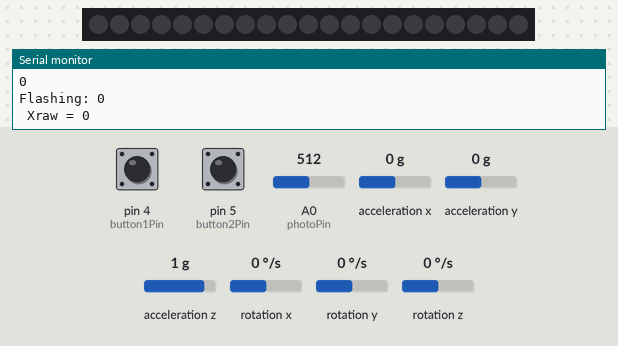
A sketch run on a simulated Arduino Uno, built with avr-gcc and run on an emulated ATmega328P. Parts: 21 RGB LEDs in strip order, left to right, the last lines printed to the serial monitor. The test bench sets the inputs (shaded band); at power-on: pin 4 (button1Pin) HIGH, A0 (photoPin) = 512, pin 5 (button2Pin) HIGH, acceleration x 0 g, acceleration y 0 g, acceleration z 1 g, rotation x 0 °/s, rotation y 0 °/s, rotation z 0 °/s. Dim RGB values are drawn brighter than linear.

Above: at 1.2 s.
1.3 s: pin 4 (button1Pin) pulled LOW for 0.5 s
At 2.1 s:
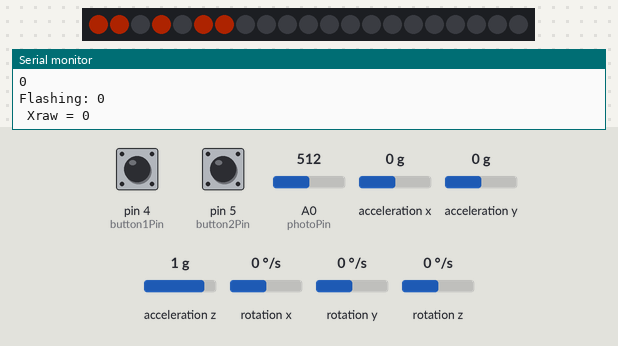
4.8 s: A0 (photoPin) set to 415
7.5 s: A0 (photoPin) set to 386
At 9.9 s:
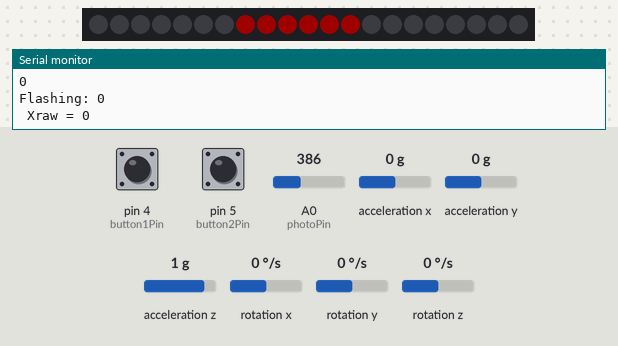
10.2 s: pin 5 (button2Pin) pulled LOW for 0.5 s
At 10.7 s:
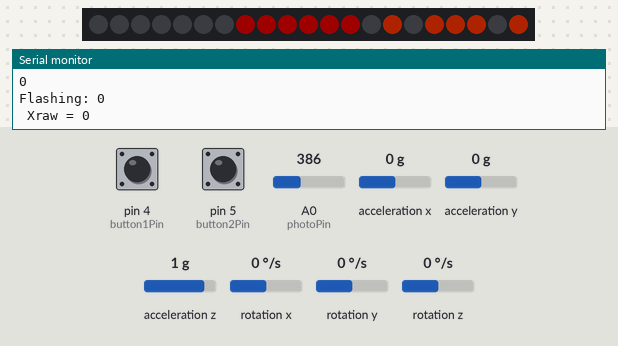
12.6 s: pin 4 (button1Pin) pulled LOW for 3.2 s
At 15.2 s:
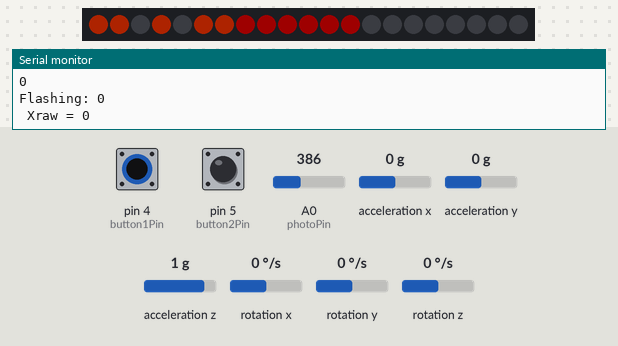
17.3 s: A0 (photoPin) set to 716
At 22.8 s:
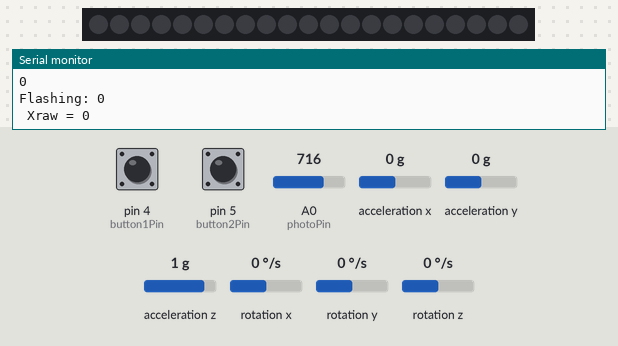
Timing chart, 0 to 23.3 s (numbered marks = the images above; inputs shaded):
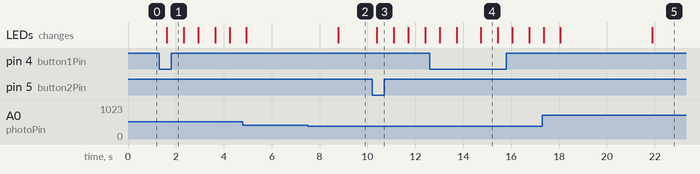

The sketch:

main.ino
```cpp
#include <Adafruit_NeoPixel.h>
#include <Wire.h>
#include <MPU6050.h>

MPU6050 mpu;

bool moving = false;
bool breaking = false;

int accelCount = 0;


const int button1Pin = 4;
const int button2Pin = 5;

int leftState = 0;
int rightState = 0;

bool flashOn = false;
bool flashing = false;

int flashCount = 0;


const int photoCal = 400;  // Calibration value for photoresistor
const int ledOnDelay = 3;
const int ledOffDelay = 10;
const int photoPin = 0;

bool tailLight = false;
int photoCounter = 0;


const int PIXELPIN = 2;   // input pin Neopixel is attached to
const int NUMPIXELS = 21; // number of neopixels in strip

Adafruit_NeoPixel pixels = Adafruit_NeoPixel(NUMPIXELS, PIXELPIN, NEO_GRB + NEO_KHZ800);

int allPixels[NUMPIXELS] = {1, 1, 1, 1, 1, 1, 1, 1, 1, 1, 1, 1, 1, 1, 1, 1, 1, 1, 1, 1, 1};
int leftArrow[NUMPIXELS] = {1, 1, 0, 1, 0, 1, 1, 0, 0, 0, 0, 0, 0, 0, 0 ,0 ,0 ,0 ,0 ,0 ,0};
int rightArrow[NUMPIXELS] = {0, 0, 0, 0, 0, 0, 0, 0, 0, 0, 0, 0, 0, 0, 1, 0, 1, 1, 1, 0, 1};

int midLight[NUMPIXELS] = {0, 0, 0, 0, 0, 0, 0, 1, 1, 1, 1, 1, 1, 1, 0, 0, 0, 0, 0, 0, 0};
int midCircle[NUMPIXELS] = {0, 0, 0, 0, 0, 0, 0, 1, 1, 1, 1, 1, 1, 0, 0, 0, 0, 0, 0, 0, 0};

int sides[NUMPIXELS] = {1, 1, 1, 1, 1, 1, 1, 0, 0, 0, 0, 0, 0, 0, 1, 1, 1, 1, 1, 1, 1};

bool leftFlash = false;
bool rightFlash = false;
int breakLightCount = 0;


void setup() {
  Serial.begin(115200);
  Serial.setTimeout(1);
  Serial.println("Serial conection started, waiting for instructions...");
  pixels.begin();
  setColor(0, 0, 0, allPixels, false);

  // Initialize MPU6050
  Serial.println("Initialize MPU6050");
  while(!mpu.begin(MPU6050_SCALE_2000DPS, MPU6050_RANGE_2G))
  {
    Serial.println("Could not find a valid MPU6050 sensor, check wiring!");
    delay(500);
  }
  mpu.calibrateGyro();
  mpu.setThreshold(3);

  pinMode(button1Pin, INPUT_PULLUP);
  pinMode(button2Pin, INPUT_PULLUP);
}

void loop() {
  Vector rawGyro = mpu.readRawGyro();
  int xGyr = rawGyro.XAxis;
  int photoValue = analogRead(photoPin);
  leftState = !digitalRead(button1Pin);
  rightState = !digitalRead(button2Pin);
  // leftFlash = leftState;
  // rightFlash = rightState;
  Serial.println(photoValue);
  Serial.println(photoCounter);
  Serial.print("Flashing: ");
  Serial.println(flashing);

  if ((leftState || rightState) && !flashing){
    flashing = true;
  }

  if (flashing){
    if (!leftFlash && !rightFlash){
      if (leftState){
        leftFlash = true;
      }
      if (rightState){
        rightFlash = true;
      }
    }
    flashCount++;
  }

  if (flashCount > 6){
    leftFlash = false;
    rightFlash = false;
    flashing = false;
    flashCount = 0;
  }

  if ((photoValue < photoCal) && (!tailLight || photoCounter > 0)){
    photoCounter--;
  }
  else if ((photoValue > photoCal) && (tailLight || photoCounter < 0)){
    photoCounter++;
  }

  if (photoCounter < ledOnDelay*-1){
    photoCounter = 0;
    tailLight = true;
  }
  else if (photoCounter > ledOffDelay){
    photoCounter = 0;
    tailLight = false;
  }
  if (tailLight && !breaking){
    setColor(30, 0, 0, midCircle, false);
  }
  else if (!breaking){
    setColor(0, 0, 0, midLight, false);
  }

  if (rightFlash && !flashOn){
      setColor(50, 10, 0, rightArrow, false);
      flashOn = true;
      delay(300);
  }

  else if (leftFlash && !flashOn){
    setColor(50, 10, 0, leftArrow, false);
    flashOn = true;
    delay(300);
  }

  else if ((rightFlash || leftFlash) && flashOn){
    setColor(0, 0, 0, sides, false);
    flashOn = false;
    delay(200);
  }

  if (breaking){
    setColor(255, 0, 0, midLight, false);
    breakLightCount++;
  }
  if (breaking && breakLightCount > 7){
    breakLightCount = 0;
    breaking = false;
    setColor(0, 0, 0, midLight, false);
  }

  if ((xGyr > 1000 || xGyr < -1000) && !moving && !breaking){
    accelCount++;
  }

  else if (xGyr < 1000 && xGyr > -1000 && moving && !breaking){
    accelCount --;
  }

  if (accelCount >= 3 && !breaking){
    moving = true;
    accelCount = 0;
  }

  if (accelCount <= -2){
    moving = false;
    breaking = true;
    accelCount = 0;
  }

  Serial.print(" Xraw = ");
  Serial.println(xGyr);

  delay(400);
}


void setColor(int r, int g, int b, int onPixels[NUMPIXELS], bool offOthers){

  if (offOthers){
    for (int i=0; i< NUMPIXELS; i++){
      pixels.setPixelColor(i, pixels.Color(0, 0, 0));
    }
  }

  for (int i=0; i < NUMPIXELS; i++) {
    if (onPixels[i] == 1){
      pixels.setPixelColor(i, pixels.Color(r, g, b));
    }
  }
  pixels.show();
}
```

Measured:
- after the input at 1.3 s, the LEDs: change after 0.32 s (image 1)
- after the input at 7.5 s, the LEDs: change after 1.3 s (image 2)
- after the input at 10.2 s, the LEDs: change after 0.20 s (image 3)
- after the input at 12.6 s, the LEDs: first differ from a run without the input after 2.1 s (image 4)
- after the input at 17.3 s, the LEDs: first differ from a run without the input after 4.6 s (image 5)
- what the display in image 4 shows lasts 0.7 s, from 14.7 s to 15.4 s
